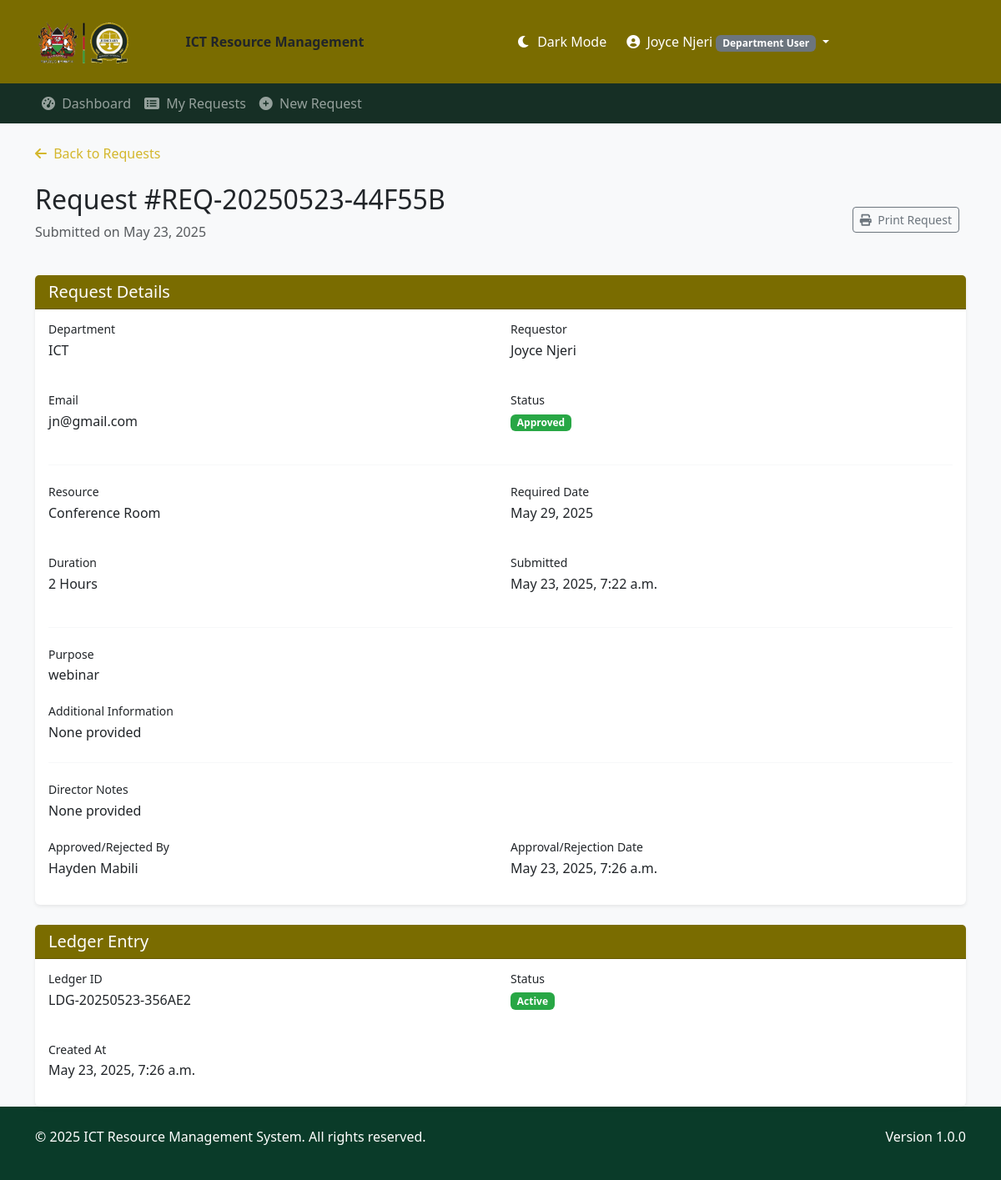
Page /requests/REQ-20250523-44F55B/ (signed in) on the committed database.
### resource_requests/models.py (models this page shows, shortened)
class ResourceRequest(models.Model):
    STATUS_CHOICES = [
        ("pending", "Pending"),
        ("approved", "Approved"),
        ("rejected", "Rejected"),
        ("completed", "Completed"),
    ]
    DURATION_CHOICES = [
        ("1_hour", "1 Hour"),
        ("2_hours", "2 Hours"),
        ("half_day", "Half Day"),
        ("full_day", "Full Day"),
        ("multiple_days", "Multiple Days"),
    ]
    request_id = models.CharField(max_length=20, unique=True)
    requestor = models.ForeignKey(
        User, on_delete=models.CASCADE, related_name="requests"
    )
    department = models.ForeignKey(Department, on_delete=models.CASCADE)
    resource = models.ForeignKey(Resource, on_delete=models.CASCADE)
    purpose = models.TextField()
    required_date = models.DateField()
    duration = models.CharField(max_length=20, choices=DURATION_CHOICES)
    additional_info = models.TextField(blank=True, null=True)
    status = models.CharField(max_length=10, choices=STATUS_CHOICES, default="pending")
    submitted_at = models.DateTimeField(auto_now_add=True)
    approved_by = models.ForeignKey(
        User,
        on_delete=models.SET_NULL,
        null=True,
        blank=True,
        related_name="approved_requests",
    )
    approved_at = models.DateTimeField(null=True, blank=True)
    physical_copy_stamped = models.BooleanField(default=False)
    director_notes = models.TextField(blank=True, null=True)
    signature_image = models.ImageField(upload_to="signatures/", blank=True, null=True)
    stamp_date = models.DateTimeField(null=True, blank=True)

class Department(models.Model):
    name = models.CharField(max_length=100)
    description = models.TextField(blank=True, null=True)
    def __str__(self):
        return self.name

class Resource(models.Model):
    name = models.CharField(max_length=100)
    description = models.TextField(blank=True, null=True)
    is_available = models.BooleanField(default=True)
    def __str__(self):
        return self.name

class Ledger(models.Model):
    STATUS_CHOICES = [
        ("active", "Active"),
        ("completed", "Completed"),
        ("cancelled", "Cancelled"),
    ]
    ledger_id = models.CharField(max_length=20, unique=True)
    request = models.OneToOneField(
        ResourceRequest, on_delete=models.CASCADE, related_name="ledger"
    )
    resource = models.ForeignKey(Resource, on_delete=models.CASCADE)
    department = models.ForeignKey(Department, on_delete=models.CASCADE)
    requestor = models.ForeignKey(
        User, on_delete=models.CASCADE, related_name="ledger_entries"
    )
    approved_by = models.ForeignKey(
        User, on_delete=models.CASCADE, related_name="approved_ledger_entries"
    )
    status = models.CharField(max_length=10, choices=STATUS_CHOICES, default="active")
    created_at = models.DateTimeField(auto_now_add=True)
    completed_at = models.DateTimeField(null=True, blank=True)
    notes = models.TextField(blank=True, null=True)

### resource_requests/views.py (the view)
# urls.py: path('requests/<str:request_id>/', views.request_detail, name='request_detail'),
@login_required
def request_detail(request, request_id):
    request_obj = get_object_or_404(ResourceRequest, request_id=request_id)
    if not (request.user == request_obj.requestor or is_ict_director(request.user)):
        messages.error(request, "You don't have permission to view this request.")
        return redirect('dashboard')
    ledger_entry = None
    if request_obj.status == 'approved':
        try:
            ledger_entry = Ledger.objects.get(request=request_obj)
        except Ledger.DoesNotExist:
            pass
    context = {
        'request': request_obj,
        'ledger_entry': ledger_entry,
    }
    return render(request, 'resource_requests/request_detail.html', context)

### templates/resource_requests/request_detail.html (shortened to what this page needs)
{% extends 'resource_requests/base.html' %}
{% load static %}
{% block content %}
<div class="row mb-4">
<div class="col">
    <a href="{% url 'my_requests' %}" class="text-decoration-none" style="color: var(--accent);">
        <i class="fas fa-arrow-left me-1"></i> Back to Requests
    </a>
</div>
</div>
<div class="d-flex flex-column flex-md-row justify-content-between align-items-md-center mb-4">
<div>
    <h1 class="h2">Request #{{ request.request_id }}</h1>
    <p class="text-muted">Submitted on {{ request.submitted_at|date:"F d, Y" }}</p>
</div>
<div class="mt-3 mt-md-0">
    <button id="print-button" class="btn btn-outline-secondary btn-sm me-2 btn-print">
        <i class="fas fa-print me-1"></i> Print Request
    </button>
</div>
</div>
<div class="card border-0 shadow-sm">
<div class="card-header">
    <h5 class="card-title mb-0">Request Details</h5>
</div>
<div class="card-body">
    <div class="row mb-4">
        <div class="col-md-6 mb-3 mb-md-0">
            <h6 class="request-detail-label">Department</h6>
            <p class="request-detail-value">{{ request.department }}</p>
        </div>
        <div class="col-md-6">
            <h6 class="request-detail-label">Requestor</h6>
            <p class="request-detail-value">{{ request.requestor.get_full_name|default:request.requestor.username }}</p>
        </div>
    </div>
    <div class="row mb-4">
        <div class="col-md-6 mb-3 mb-md-0">
            <h6 class="request-detail-label">Email</h6>
            <p class="request-detail-value">{{ request.requestor.email }}</p>
        </div>
        <div class="col-md-6">
            <h6 class="request-detail-label">Status</h6>
            {% if request.status == 'pending' %}
                <span class="badge bg-warning">Pending Approval</span>
            {% elif request.status == 'approved' %}
                <span class="badge bg-success">Approved</span>
            {% elif request.status == 'rejected' %}
                <span class="badge bg-danger">Rejected</span>
            {% elif request.status == 'completed' %}
                <span class="badge bg-secondary">Completed</span>
            {% endif %}
        </div>
    </div>
    <hr class="request-section-divider">
    <div class="row mb-4">
        <div class="col-md-6 mb-3 mb-md-0">
            <h6 class="request-detail-label">Resource</h6>
            <p class="request-detail-value">{{ request.resource }}</p>
        </div>
        <div class="col-md-6">
            <h6 class="request-detail-label">Required Date</h6>
            <p class="request-detail-value">{{ request.required_date }}</p>
        </div>
    </div>
    <div class="row mb-4">
        <div class="col-md-6 mb-3 mb-md-0">
            <h6 class="request-detail-label">Duration</h6>
            <p class="request-detail-value">{{ request.get_duration_display }}</p>
        </div>
        <div class="col-md-6">
            <h6 class="request-detail-label">Submitted</h6>
            <p class="request-detail-value">{{ request.submitted_at }}</p>
        </div>
    </div>
    <hr class="request-section-divider">
    <div class="request-section">
        <h6 class="request-detail-label">Purpose</h6>
        <p class="request-detail-value">{{ request.purpose }}</p>
    </div>
    <div class="request-section">
        <h6 class="request-detail-label">Additional Information</h6>
        <p class="request-detail-value">{{ request.additional_info|default:"None provided" }}</p>
    </div>
    {% if request.status == 'approved' or request.status == 'rejected' %}
    <hr class="request-section-divider">
    <div class="request-section">
        <h6 class="request-detail-label">Director Notes</h6>
        <p class="request-detail-value">{{ request.director_notes|default:"None provided" }}</p>
    </div>
    <div class="row">
        <div class="col-md-6 mb-3 mb-md-0">
            <h6 class="request-detail-label">Approved/Rejected By</h6>
            <p class="request-detail-value">{{ request.approved_by.get_full_name|default:request.approved_by.username|default:"N/A" }}</p>
        </div>
        <div class="col-md-6">
            <h6 class="request-detail-label">Approval/Rejection Date</h6>
            <p class="request-detail-value">{{ request.approved_at|default:"N/A" }}</p>
        </div>
    </div>
    {% endif %}
</div>
</div>
{% if request.status == 'approved' %}
<div class="card border-0 shadow-sm mt-4">
<div class="card-header">
    <h5 class="card-title mb-0">Ledger Entry</h5>
</div>
<div class="card-body">
    {% if ledger_entry %}
        <div class="row mb-4">
            <div class="col-md-6 mb-3 mb-md-0">
                <h6 class="request-detail-label">Ledger ID</h6>
                <p class="request-detail-value">{{ ledger_entry.ledger_id }}</p>
            </div>
            <div class="col-md-6">
                <h6 class="request-detail-label">Status</h6>
                <span class="badge bg-success">{{ ledger_entry.get_status_display }}</span>
            </div>
        </div>
        <div class="row">
            <div class="col-md-6">
                <h6 class="request-detail-label">Created At</h6>
                <p class="request-detail-value">{{ ledger_entry.created_at }}</p>
            </div>
        </div>
    {% else %}
        <p class="text-muted">No ledger entry found for this request.</p>
    {% endif %}
</div>
</div>
{% endif %}
{% endblock %}

### templates/resource_requests/base.html (shortened to what this page needs)
{% load static %}
<!DOCTYPE html>
<html lang="en" data-bs-theme="{{ request.user.profile.theme_preference|default:'light' }}">
<head>
    <link href="https://cdn.jsdelivr.net/npm/bootstrap@5.3.0/dist/css/bootstrap.min.css" rel="stylesheet">
    <link rel="stylesheet" href="https://cdnjs.cloudflare.com/ajax/libs/font-awesome/6.0.0/css/all.min.css">
    <link rel="stylesheet" href="{% static 'css/styles.css' %}">
</head>
<body>
    <div class="header-top">
        <div class="container">
            <div class="row align-items-center">
                <div class="col-lg-6">
                    <a class="navbar-brand" href="{% url 'dashboard' %}">
                        <img src="{% static 'resource_request/images/jud-logo.png' %}" alt="Judiciary of Kenya Logo" class="navbar-logo">
                        ICT Resource Management
                    </a>
                </div>
                <div class="col-lg-6 text-lg-end">
                    <div class="user-actions">
                        {% if user.is_authenticated %}
                            <a class="nav-link theme-toggle text-white me-3" href="#" id="themeToggle">
                                <i class="fas {% if request.user.profile.theme_preference == 'dark' %}fa-sun{% else %}fa-moon{% endif %} me-1"></i>
                                <span class="d-none d-lg-inline">
                                    {% if request.user.profile.theme_preference == 'dark' %}Light Mode{% else %}Dark Mode{% endif %}
                                </span>
                            </a>
                            <div class="dropdown d-inline-block">
                                <a class="nav-link dropdown-toggle text-white" href="#" id="userDropdown" role="button" data-bs-toggle="dropdown" aria-expanded="false">
                                    <i class="fas fa-user-circle me-1"></i>
                                    {{ user.get_full_name|default:user.username }}
                                    {% if user.is_superuser %}
                                        <span class="badge bg-danger">Superuser</span>
                                    {% elif user.groups.all.0.name == 'ICTDirector' %}
                                        <span class="badge bg-primary">ICT Director</span>
                                    {% elif user.groups.all.0.name == 'DepartmentUser' %}
                                        <span class="badge bg-secondary">Department User</span>
                                    {% endif %}
                                </a>
                            </div>
                        {% else %}
                            <a class="nav-link text-white" href="{% url 'login' %}">Login</a>
                        {% endif %}
                    </div>
                </div>
            </div>
        </div>
    </div>
    <div class="header-bottom">
        <div class="container">
            <nav class="navbar navbar-expand-lg navbar-dark">
                <div class="collapse navbar-collapse" id="navbarNav">
                    <ul class="navbar-nav">
                        {% if user.is_authenticated %}
                            <li class="nav-item">
                                <a class="nav-link {% if request.resolver_match.url_name == 'dashboard' %}active{% endif %}" href="{% url 'dashboard' %}">
                                    <i class="fas fa-tachometer-alt me-1"></i> Dashboard
                                </a>
                            </li>
                            <li class="nav-item">
                                <a class="nav-link {% if request.resolver_match.url_name == 'my_requests' %}active{% endif %}" href="{% url 'my_requests' %}">
                                    <i class="fas fa-list-alt me-1"></i> My Requests
                                </a>
                            </li>
                            {% if user.groups.all.0.name == 'DepartmentUser' or user.is_superuser %}
                            <li class="nav-item">
                                <a class="nav-link {% if request.resolver_match.url_name == 'new_request' %}active{% endif %}" href="{% url 'new_request' %}">
                                    <i class="fas fa-plus-circle me-1"></i> New Request
                                </a>
                            </li>
                            {% endif %}
                        {% endif %}
                    </ul>
                </div>
            </nav>
        </div>
    </div>
    <div class="container mt-4">
        {% block content %}{% endblock %}
    </div>
    <footer class="footer mt-auto">
        <div class="container">
            <div class="row">
                <div class="col-md-6">
                    <p>&copy; {% now "Y" %} ICT Resource Management System. All rights reserved.</p>
                </div>
                <div class="col-md-6 text-md-end">
                    <p>Version 1.0.0</p>
                </div>
            </div>
        </div>
    </footer>
</body>
</html>

### rows in the picture
ResourceRequest: request_id "REQ-20250523-44F55B", submitted_at "May 23, 2025", department "ICT", requestor.get_full_name "Joyce Njeri", requestor.email "jn@gmail.com", resource "Conference Room", required_date "May 29, 2025", duration "2 Hours", submitted_at "May 23, 2025, 7:22 a.m.", purpose "webinar", additional_info "None provided", director_notes "None provided", approved_by.get_full_name "Hayden Mabili", approved_at "May 23, 2025, 7:26 a.m."
Ledger: ledger_id "LDG-20250523-356AE2", status "Active", created_at "May 23, 2025, 7:26 a.m."

### other values in the picture
{{ user.get_full_name|default:user.username }} "Joyce Njeri"
